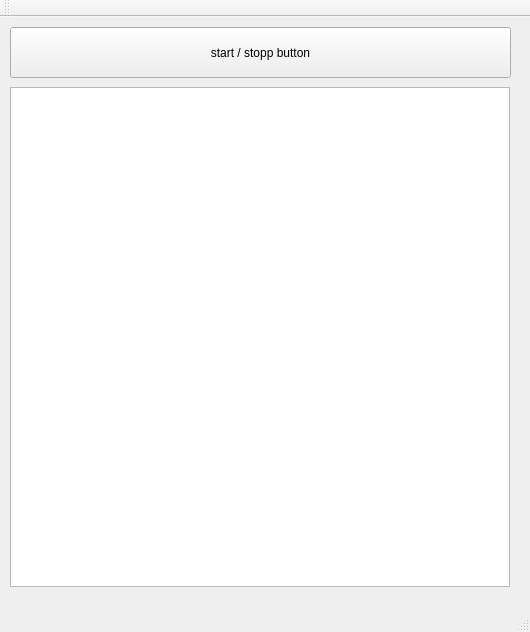
<?xml version="1.0" encoding="UTF-8"?>
<ui version="4.0">
 <class>Tennisball</class>
 <widget class="QMainWindow" name="Tennisball">
  <property name="geometry">
   <rect>
    <x>0</x>
    <y>0</y>
    <width>530</width>
    <height>632</height>
   </rect>
  </property>
  <property name="windowTitle">
   <string>Tennisball</string>
  </property>
  <widget class="QWidget" name="centralWidget">
   <widget class="QPushButton" name="pushButton">
    <property name="geometry">
     <rect>
      <x>10</x>
      <y>10</y>
      <width>501</width>
      <height>51</height>
     </rect>
    </property>
    <property name="text">
     <string>start / stopp button</string>
    </property>
   </widget>
   <widget class="QGraphicsView" name="graphicsView">
    <property name="geometry">
     <rect>
      <x>10</x>
      <y>70</y>
      <width>500</width>
      <height>500</height>
     </rect>
    </property>
   </widget>
  </widget>
  <widget class="QMenuBar" name="menuBar">
   <property name="geometry">
    <rect>
     <x>0</x>
     <y>0</y>
     <width>530</width>
     <height>27</height>
    </rect>
   </property>
  </widget>
  <widget class="QToolBar" name="mainToolBar">
   <attribute name="toolBarArea">
    <enum>TopToolBarArea</enum>
   </attribute>
   <attribute name="toolBarBreak">
    <bool>false</bool>
   </attribute>
  </widget>
  <widget class="QStatusBar" name="statusBar"/>
 </widget>
 <layoutdefault spacing="6" margin="11"/>
 <resources/>
 <connections/>
</ui>
